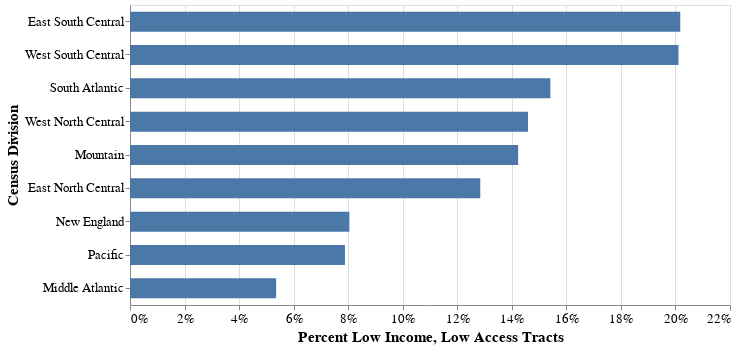

Notebook code cell kept with this figure:
### Code cell
alt.Chart(d).mark_bar(size=20).encode(
    y=alt.Y('Census Division_:N', title='Census Division', sort='-x'),
    x=alt.X('LILATracts_1And10_mean:Q', axis=alt.Axis(format='%'), title='Percent Low Income, Low Access Tracts'),
).properties(
    height=300,
    width=600
).configure_axis(
    labelFontSize=13,
    titleFontSize=15
)

### Figure 1 — Vega-Lite specification as saved in the notebook (floating-point values rounded to 4 significant figures)
{"config": {"view": {"continuousWidth": 400, "continuousHeight": 300}, "axis": {"labelFontSize": 13, "titleFontSize": 15}}, "data": {"name": "data-f7928f836fd4056d624fd30437c72d8e"}, "mark": {"type": "bar", "size": 20}, "encoding": {"x": {"axis": {"format": "%"}, "field": "LILATracts_1And10_mean", "title": "Percent Low Income, Low Access Tracts", "type": "quantitative"}, "y": {"field": "Census Division_", "sort": "-x", "title": "Census Division", "type": "nominal"}}, "height": 300, "width": 600, "$schema": "https://vega.github.io/schema/vega-lite/v4.17.0.json", "datasets": {"data-f7928f836fd4056d624fd30437c72d8e": [{"Census Division_": "East North Central", "LILATracts_1And10_sum": 1503, "LILATracts_1And10_count": 11703, "LILATracts_1And10_mean": 0.1284}, {"Census Division_": "East South Central", "LILATracts_1And10_sum": 894, "LILATracts_1And10_count": 4431, "LILATracts_1And10_mean": 0.2018}, {"Census Division_": "Middle Atlantic", "LILATracts_1And10_sum": 539, "LILATracts_1And10_count": 10061, "LILATracts_1And10_mean": 0.05357}, {"Census Division_": "Mountain", "LILATracts_1And10_sum": 742, "LILATracts_1And10_count": 5214, "LILATracts_1And10_mean": 0.1423}, {"Census Division_": "New England", "LILATracts_1And10_sum": 270, "LILATracts_1And10_count": 3357, "LILATracts_1And10_mean": 0.08043}, {"Census Division_": "Pacific", "LILATracts_1And10_sum": 810, "LILATracts_1And10_count": 10278, "LILATracts_1And10_mean": 0.07881}, {"Census Division_": "South Atlantic", "LILATracts_1And10_sum": 2059, "LILATracts_1And10_count": 13359, "LILATracts_1And10_mean": 0.1541}, {"Census Division_": "West North Central", "LILATracts_1And10_sum": 768, "LILATracts_1And10_count": 5263, "LILATracts_1And10_mean": 0.1459}, {"Census Division_": "West South Central", "LILATracts_1And10_sum": 1627, "LILATracts_1And10_count": 8090, "LILATracts_1And10_mean": 0.2011}]}}
